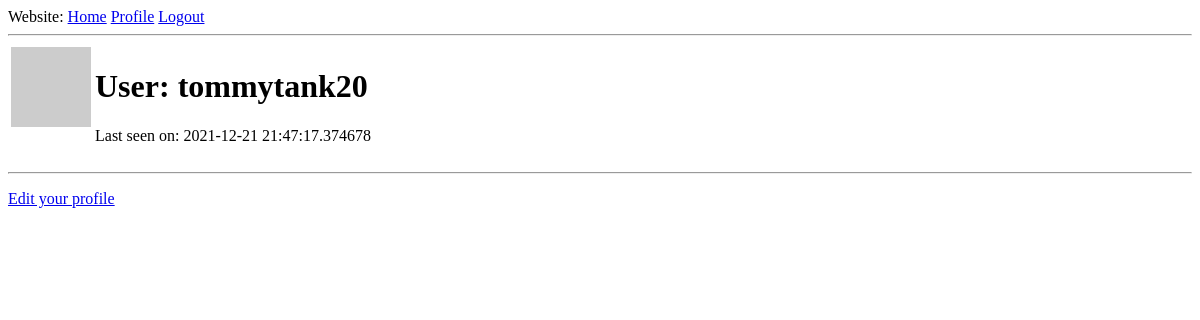
Page /user/tommytank20 (signed in) on the earlier database version.
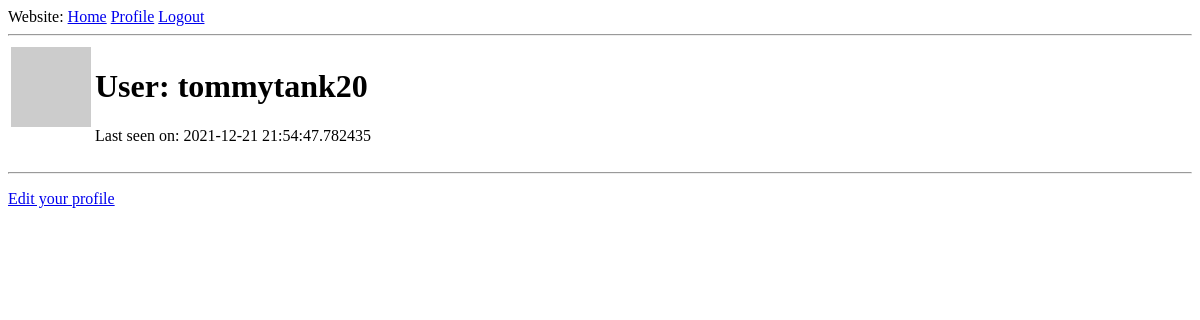
Same page on the later database version.
### app/models.py (models this page shows, shortened)
class User(UserMixin, db.Model):
    id = db.Column(db.Integer, primary_key=True)
    username = db.Column(db.String(64), index=True, unique=True)
    email = db.Column(db.String(120), index=True, unique=True)
    password_hash = db.Column(db.String(128))
    about_me = db.Column(db.String(140))
    last_seen = db.Column(db.DateTime, default=datetime.utcnow)
    posts = db.relationship("Post", backref="author", lazy="dynamic")
    room = db.Column(db.String(64))
    def avatar(self, size):
        digest = md5(self.email.lower().encode("utf-8")).hexdigest()
        return f"https://gravatar.com/avatar/{digest}?d=identicon&s={size}"

### app/routes.py (the view)
@app.route("/user/<username>")
@login_required
def user(username):
    user = User.query.filter_by(username=username).first_or_404()
    posts = Post.query.all()[:5]
    return render_template("user.html", user=user, posts=posts)

### app/models.py (called while the page is built)
@login.user_loader
def load_user(id):
    return User.query.get(int(id))

### app/routes.py (called while the page is built)
@app.before_request
def before_request():
    if current_user.is_authenticated:
        current_user.last_seen = datetime.utcnow()
        db.session.commit()

### app/templates/user.html (shortened to what this page needs)
{% extends "base.html" %}
{% block content %}
    <table>
        <tr valign="top">
            <td><img src="{{ user.avatar(128) }}"></td>
            <td>
                <h1>User: {{ user.username }}</h1>
                {% if user.last_seen %}<p>Last seen on: {{ user.last_seen }}</p>{% endif %}
            </td>
        </tr>
    </table>
    <hr>
    {% if user == current_user %}
        <p><a href="{{ url_for('edit_profile') }}">Edit your profile</a></p>
    {% endif %}
{% endblock %}

### app/templates/base.html (shortened to what this page needs)
<!doctype html>
<html>
    <head>
    </head>
    <body>
        <div>
          Website:
          <a href="{{ url_for('index') }}">Home</a>
          {% if current_user.is_anonymous %}
          <a href="{{ url_for('login') }}">Login</a>
          {% else %}
          <a href="{{ url_for('user', username=current_user.username) }}">Profile</a>
          <a href="{{ url_for('logout') }}">Logout</a>
          {% endif %}
        </div>
        <hr>
        {% block content %}{% endblock %}
    </body>
</html>

Differences in the rows shown:
changed User "tommytank20": last_seen "2021-12-21 21:47:17.374678" → "2021-12-21 21:54:47.782435"
